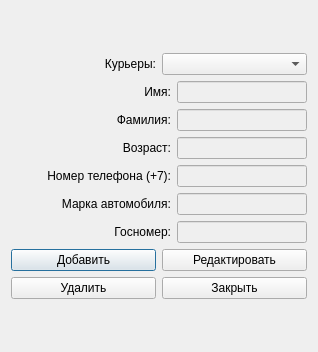
<?xml version="1.0" encoding="UTF-8"?>
<ui version="4.0">
 <class>TimirbaevDialog</class>
 <widget class="QDialog" name="TimirbaevDialog">
  <property name="geometry">
   <rect>
    <x>0</x>
    <y>0</y>
    <width>318</width>
    <height>352</height>
   </rect>
  </property>
  <property name="windowTitle">
   <string>Dialog</string>
  </property>
  <layout class="QGridLayout" name="gridLayout">
   <item row="0" column="0">
    <layout class="QVBoxLayout" name="verticalLayout">
     <item>
      <layout class="QHBoxLayout" name="horizontalLayout">
       <item>
        <widget class="QLabel" name="label">
         <property name="text">
          <string>Курьеры:</string>
         </property>
         <property name="alignment">
          <set>Qt::AlignmentFlag::AlignRight|Qt::AlignmentFlag::AlignTrailing|Qt::AlignmentFlag::AlignVCenter</set>
         </property>
        </widget>
       </item>
       <item>
        <widget class="QComboBox" name="comboBox"/>
       </item>
      </layout>
     </item>
     <item>
      <layout class="QHBoxLayout" name="horizontalLayout_2">
       <item>
        <widget class="QLabel" name="label_2">
         <property name="minimumSize">
          <size>
           <width>160</width>
           <height>0</height>
          </size>
         </property>
         <property name="text">
          <string>Имя:</string>
         </property>
         <property name="alignment">
          <set>Qt::AlignmentFlag::AlignRight|Qt::AlignmentFlag::AlignTrailing|Qt::AlignmentFlag::AlignVCenter</set>
         </property>
        </widget>
       </item>
       <item>
        <widget class="QLineEdit" name="lineEdit">
         <property name="enabled">
          <bool>false</bool>
         </property>
        </widget>
       </item>
      </layout>
     </item>
     <item>
      <layout class="QHBoxLayout" name="horizontalLayout_3">
       <item>
        <widget class="QLabel" name="label_3">
         <property name="minimumSize">
          <size>
           <width>160</width>
           <height>0</height>
          </size>
         </property>
         <property name="text">
          <string>Фамилия:</string>
         </property>
         <property name="alignment">
          <set>Qt::AlignmentFlag::AlignRight|Qt::AlignmentFlag::AlignTrailing|Qt::AlignmentFlag::AlignVCenter</set>
         </property>
        </widget>
       </item>
       <item>
        <widget class="QLineEdit" name="lineEdit_2">
         <property name="enabled">
          <bool>false</bool>
         </property>
        </widget>
       </item>
      </layout>
     </item>
     <item>
      <layout class="QHBoxLayout" name="horizontalLayout_4">
       <item>
        <widget class="QLabel" name="label_4">
         <property name="minimumSize">
          <size>
           <width>160</width>
           <height>0</height>
          </size>
         </property>
         <property name="text">
          <string>Возраст:</string>
         </property>
         <property name="alignment">
          <set>Qt::AlignmentFlag::AlignRight|Qt::AlignmentFlag::AlignTrailing|Qt::AlignmentFlag::AlignVCenter</set>
         </property>
        </widget>
       </item>
       <item>
        <widget class="QLineEdit" name="lineEdit_3">
         <property name="enabled">
          <bool>false</bool>
         </property>
        </widget>
       </item>
      </layout>
     </item>
     <item>
      <layout class="QHBoxLayout" name="horizontalLayout_5">
       <item>
        <widget class="QLabel" name="label_5">
         <property name="minimumSize">
          <size>
           <width>160</width>
           <height>0</height>
          </size>
         </property>
         <property name="text">
          <string>Номер телефона (+7):</string>
         </property>
         <property name="alignment">
          <set>Qt::AlignmentFlag::AlignRight|Qt::AlignmentFlag::AlignTrailing|Qt::AlignmentFlag::AlignVCenter</set>
         </property>
        </widget>
       </item>
       <item>
        <widget class="QLineEdit" name="lineEdit_4">
         <property name="enabled">
          <bool>false</bool>
         </property>
        </widget>
       </item>
      </layout>
     </item>
     <item>
      <layout class="QHBoxLayout" name="horizontalLayout_6">
       <item>
        <widget class="QLabel" name="label_6">
         <property name="minimumSize">
          <size>
           <width>160</width>
           <height>0</height>
          </size>
         </property>
         <property name="text">
          <string>Марка автомобиля:</string>
         </property>
         <property name="alignment">
          <set>Qt::AlignmentFlag::AlignRight|Qt::AlignmentFlag::AlignTrailing|Qt::AlignmentFlag::AlignVCenter</set>
         </property>
        </widget>
       </item>
       <item>
        <widget class="QLineEdit" name="lineEdit_5">
         <property name="enabled">
          <bool>false</bool>
         </property>
        </widget>
       </item>
      </layout>
     </item>
     <item>
      <layout class="QHBoxLayout" name="horizontalLayout_7">
       <item>
        <widget class="QLabel" name="label_7">
         <property name="minimumSize">
          <size>
           <width>160</width>
           <height>0</height>
          </size>
         </property>
         <property name="text">
          <string>Госномер:</string>
         </property>
         <property name="alignment">
          <set>Qt::AlignmentFlag::AlignRight|Qt::AlignmentFlag::AlignTrailing|Qt::AlignmentFlag::AlignVCenter</set>
         </property>
        </widget>
       </item>
       <item>
        <widget class="QLineEdit" name="lineEdit_6">
         <property name="enabled">
          <bool>false</bool>
         </property>
        </widget>
       </item>
      </layout>
     </item>
     <item>
      <layout class="QHBoxLayout" name="horizontalLayout_8">
       <item>
        <widget class="QPushButton" name="pushAddButton">
         <property name="text">
          <string>Добавить</string>
         </property>
        </widget>
       </item>
       <item>
        <widget class="QPushButton" name="pushEditButton">
         <property name="text">
          <string>Редактировать</string>
         </property>
        </widget>
       </item>
      </layout>
     </item>
     <item>
      <layout class="QHBoxLayout" name="horizontalLayout_9">
       <item>
        <widget class="QPushButton" name="pushDeleteButton">
         <property name="text">
          <string>Удалить</string>
         </property>
        </widget>
       </item>
       <item>
        <widget class="QPushButton" name="pushCloseButton">
         <property name="text">
          <string>Закрыть</string>
         </property>
        </widget>
       </item>
      </layout>
     </item>
    </layout>
   </item>
  </layout>
 </widget>
 <resources/>
 <connections/>
</ui>
